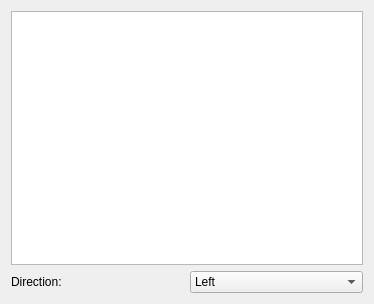
           <widget class="QWidget" name="page_objects">
            <property name="geometry">
             <rect>
              <x>0</x>
              <y>0</y>
              <width>374</width>
              <height>304</height>
             </rect>
            </property>
            <attribute name="label">
             <string>Object Placing</string>
            </attribute>
            <layout class="QVBoxLayout" name="verticalLayout_6">
             <item>
              <widget class="QListWidget" name="objectListWidget">
               <property name="sizePolicy">
                <sizepolicy hsizetype="Preferred" vsizetype="Expanding">
                 <horstretch>0</horstretch>
                 <verstretch>0</verstretch>
                </sizepolicy>
               </property>
              </widget>
             </item>
             <item>
              <layout class="QHBoxLayout" name="horizontalLayout_4">
               <property name="bottomMargin">
                <number>0</number>
               </property>
               <item>
                <widget class="QLabel" name="label_12">
                 <property name="text">
                  <string>Direction:</string>
                 </property>
                </widget>
               </item>
               <item>
                <widget class="QComboBox" name="object_direction_combo">
                 <item>
                  <property name="text">
                   <string>Left</string>
                  </property>
                 </item>
                 <item>
                  <property name="text">
                   <string>Right</string>
                  </property>
                 </item>
                </widget>
               </item>
              </layout>
             </item>
            </layout>
           </widget>
